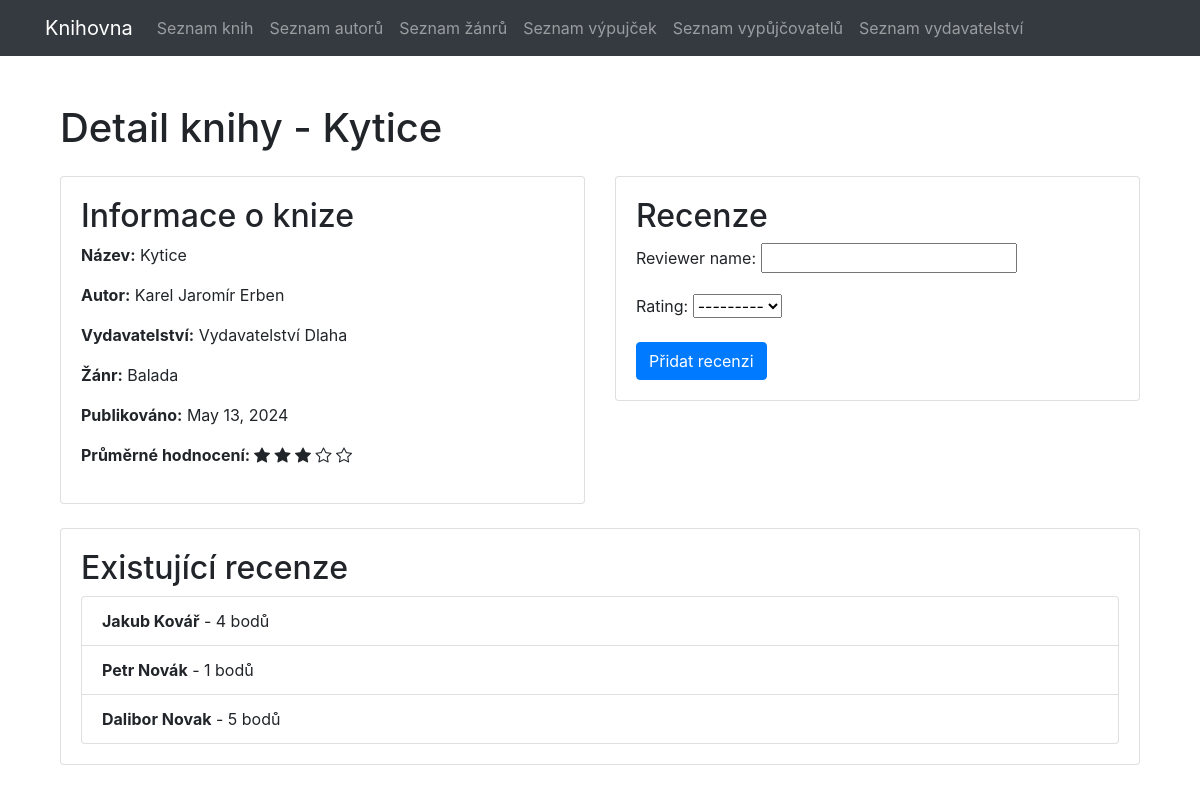
Page /books/1/ on the committed database.
### library/models.py (models this page shows, shortened)
class Book(models.Model):
    title = models.CharField(max_length=100)
    author = models.ForeignKey('Author', on_delete=models.CASCADE)
    publisher = models.ForeignKey('Publisher', on_delete=models.CASCADE)
    publication_date = models.DateField()
    genre = models.ForeignKey('Genre', on_delete=models.CASCADE)  # Použijeme ID žánru "Nezařazeno"

class Author(models.Model):
    name = models.CharField(max_length=50)
    birth_date = models.DateField()

class Publisher(models.Model):
    name = models.CharField(max_length=100)

class Genre(models.Model):
    name = models.CharField(max_length=50)

class Review(models.Model):
    book = models.ForeignKey('Book', on_delete=models.CASCADE)
    reviewer_name = models.CharField(max_length=100)
    rating = models.IntegerField(choices=[(i, i) for i in range(1, 6)])  # Bodové hodnocení od 1 do 5

### library/views.py (the view)
# urls.py: path('books/<int:book_id>/', book_detail, name='book_detail'),
def book_detail(request, book_id):
    book = get_object_or_404(Book, pk=book_id)
    loans = Loan.objects.filter(book=book)
    borrowers = [loan.borrower for loan in loans]
    reviews = Review.objects.filter(book=book)
    average_rating = reviews.aggregate(Avg('rating'))['rating__avg']
    if average_rating is None:
        average_rating = 0  # Nastavit na nulu nebo jinou výchozí hodnotu
    print(average_rating)
    if request.method == 'POST':
        form = ReviewForm(request.POST)
        if form.is_valid():
            review = form.save(commit=False)
            review.book = book
            review.save()
            return redirect('book_detail', book_id=book_id)
    else:
        form = ReviewForm()
    return render(request, 'book_detail.html', {'book': book, 'borrowers': borrowers, 'reviews': reviews, 'average_rating': average_rating, 'review_form': form})

### library/forms.py
class ReviewForm(forms.ModelForm):
    class Meta:
        model = Review
        fields = ['book', 'reviewer_name', 'rating']
        widgets = {
            'book': forms.HiddenInput(),
        }

### library/templates/book_detail.html (shortened to what this page needs)
{% extends 'base.html' %}
{% block content %}
    <div class="container">
        <div class="row mt-5">
            <div class="col-md-12">
                <h1 class="mb-4">Detail knihy - {{ book.title }}</h1>
            </div>
        </div>
        <div class="row">
            <div class="col-md-6">
                <div class="card">
                    <div class="card-body">
                        <h2>Informace o knize</h2>
                        <p><strong>Název:</strong> {{ book.title }}</p>
                        <p><strong>Autor:</strong> {{ book.author.name }}</p>
                        <p><strong>Vydavatelství:</strong> {{ book.publisher.name }}</p>
                        <p><strong>Žánr:</strong> {{ book.genre.name }}</p>
                        <p><strong>Publikováno:</strong> {{ book.publication_date }}</p>
                        <p><strong>Průměrné hodnocení: </strong>
                            {% for i in "12345" %}
                                {% if i|add:0 <= average_rating %}
                                    <span class="bi bi-star-fill"></span>
                                {% else %}
                                    <span class="bi bi-star"></span>
                                {% endif %}
                            {% endfor %}
                        </p>
                    </div>
                </div>
            </div>
            <div class="col-md-6">
                <div class="card">
                    <div class="card-body">
                        <h2>Recenze</h2>
                        <form method="post" action="">
                            {{ review_form.as_p }}
                            <button type="submit" class="btn btn-primary">Přidat recenzi</button>
                        </form>
                    </div>
                </div>
            </div>
        </div>
        <div class="row mt-4">
            <div class="col-md-12">
                <div class="card">
                    <div class="card-body">
                        <h2>Existující recenze</h2>
                        <ul class="list-group">
                            {% for review in reviews %}
                                <li class="list-group-item">
                                    <strong>{{ review.reviewer_name }}</strong> - {{ review.rating }} bodů
                                </li>
                            {% endfor %}
                        </ul>
                    </div>
                </div>
            </div>
        </div>
    </div>
{% endblock %}

### rows in the picture
Book: title "Kytice", author.name "Karel Jaromír Erben", publisher.name "Vydavatelství Dlaha", genre.name "Balada", publication_date "May 13, 2024"
Review: reviewer_name "Jakub Kovář", rating "4"
Review: reviewer_name "Petr Novák", rating "1"
Review: reviewer_name "Dalibor Novak", rating "5"
